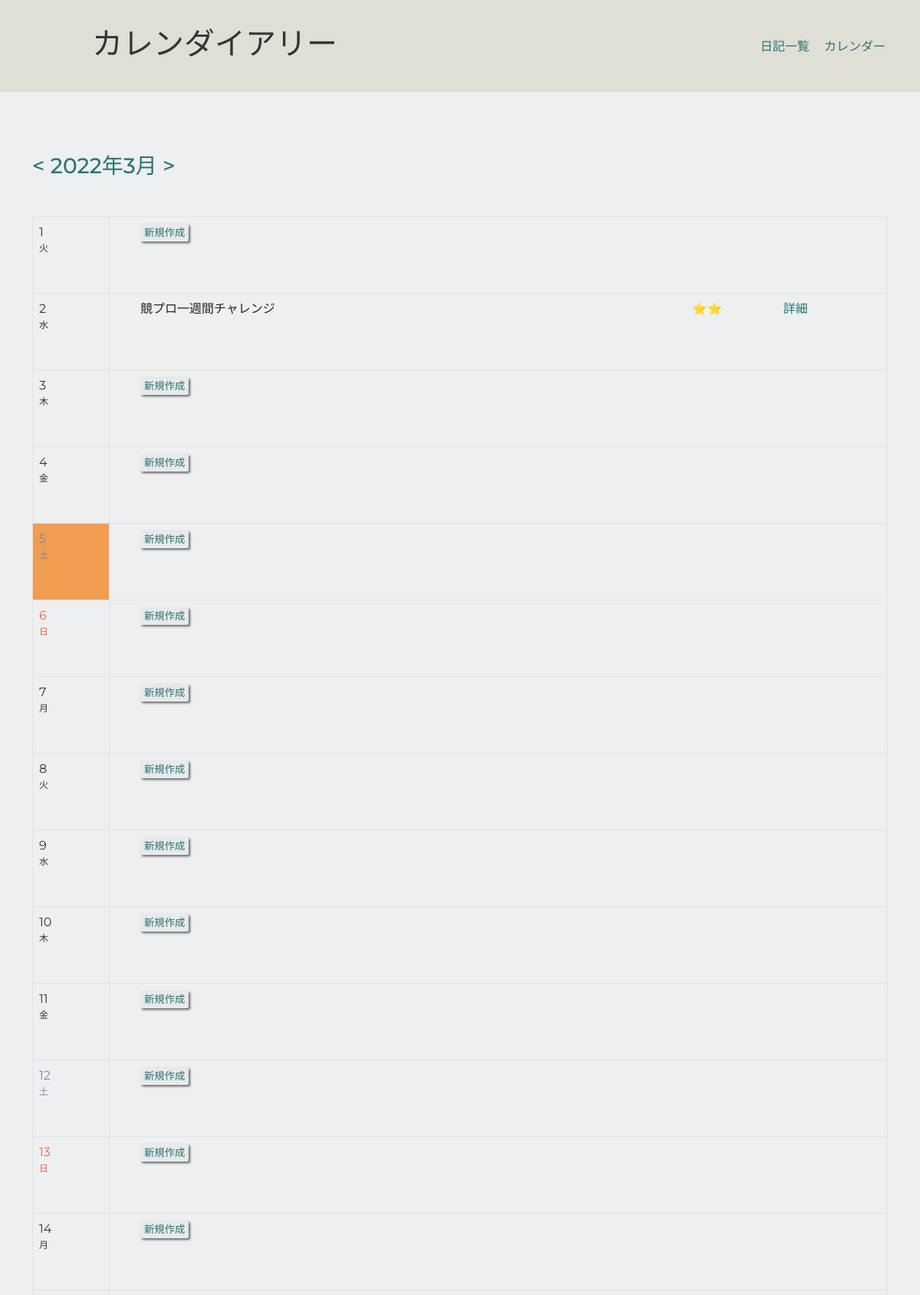
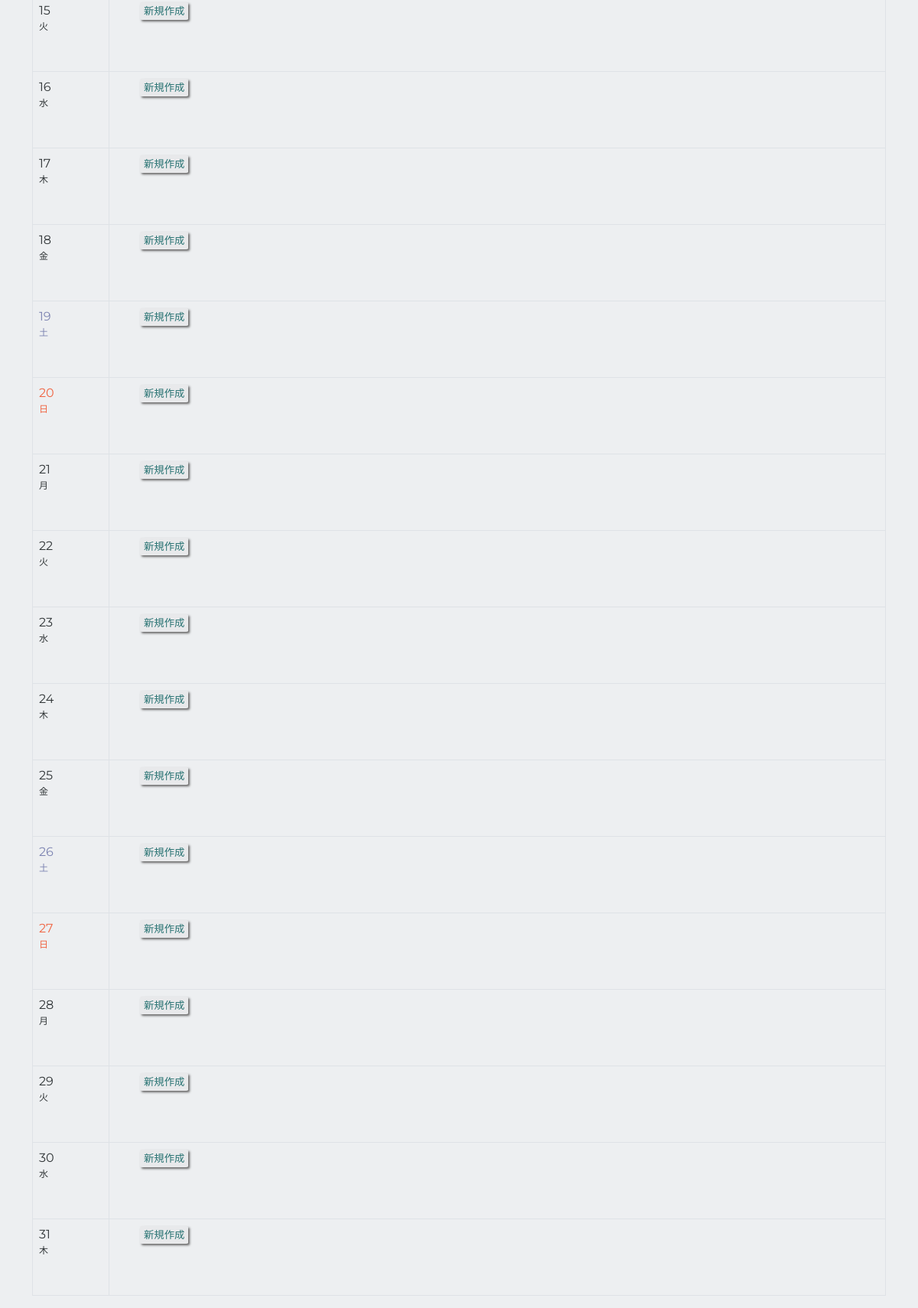
The page /verticalCal.php on the database its author committed (2 pictures, top to bottom).
### tables this page shows
CREATE TABLE `Diary` (
  `id` bigint(20) NOT NULL,
  `date` timestamp NOT NULL DEFAULT CURRENT_TIMESTAMP ON UPDATE CURRENT_TIMESTAMP,
  `title` varchar(191) NOT NULL,
  `review` int(3) NOT NULL,
  `content` text NOT NULL
);

### calendar.php (called while the page is built, shortened)
<?php
    Class Calendar{
        public function getMonthData($ym){
            $timestamp = strtotime($ym . '-01');
            $calendar_title = date('Y年n月', $timestamp);
            $prev = date('Y-m', mktime(0, 0, 0, date('m', $timestamp)-1, 1, date('Y', $timestamp)));
            $next = date('Y-m', mktime(0, 0, 0, date('m', $timestamp)+1, 1, date('Y', $timestamp)));
            $day_count = date('t', $timestamp);
            $youbi = date('w', mktime(0, 0, 0, date('m', $timestamp), 1, date('Y', $timestamp)));
            $month_data = [
                'calendarTitle' => $calendar_title,
                'prevMonth' => $prev,
                'nextMonth' => $next,
                'dayCount' => $day_count,
                '1stYoubi' => $youbi
            ];
            return $month_data;
        }
        public function Youbi($youbi){
            switch($youbi % 7){
            case 0:
                return "日";
                break;
            case 1:
                return "月";
                break;
            case 2:
                return "火";
                break;
            case 3:
                return "水";
                break;
            case 4:
                return "木";
                break;
            case 5:
                return "金";
                break;
            case 6:
                return "土";
                break;
            }
        }
    }
?>

### dbconnect.php (called while the page is built, shortened)
<?php
    Class Dbc{
        protected $table_name;
        public function dbConnect(){
            $host   = DB_HOST;
            $dbname = DB_NAME;
            $user   = DB_USER;
            $pass   = DB_PASS;
            $dsn    = "mysql:host=$host;dbname=$dbname;charset=utf8";
            try{
                $dbh = new PDO($dsn, $user, $pass, [
                    PDO::ATTR_ERRMODE => PDO::ERRMODE_EXCEPTION,
                ]);
            }catch(PDOException $e){
                echo '接続失敗'. $e->getMessage();
                exit();
            };
            return $dbh;
        }
        public function getById($id){
            $dbh = $this->dbConnect();
            $stmt = $dbh->prepare("SELECT * from $this->table_name Where id = :id");
            $stmt->bindValue(':id', (int)$id, PDO::PARAM_INT);
            $stmt->execute();
            $result = $stmt->fetch(PDO::FETCH_ASSOC);
            return $result;
        }
    }
?>

### diary.php (called while the page is built, shortened)
<?php
    require_once('dbconnect.php');
    Class Diary extends Dbc{
        public function starReview($number){
            if($number === '1'){
                return '⭐️';
            } elseif($number === '2'){
                return '⭐️⭐️';
            } elseif($number === '3'){
                return '⭐️⭐️⭐️';
            } else{
                return 'その他';
            }
        }
        public function escape($v){
            return htmlspecialchars($v, ENT_QUOTES, 'UTF-8');
        }
    }
?>

### verticalCal.php (the view, shortened to what this page needs)
<?php
    require_once('diary.php');
    require_once('calendar.php');
    $calendar = new Calendar();
    $diary = new Diary();
    $ym = $calendar->setYm();
    list('calendarTitle' => $calendar_title, 'prevMonth' => $prev, 'nextMonth' => $next, 'dayCount' => $day_count, '1stYoubi' => $youbi) = $calendar->getMonthData($ym);
    $today = date('Y-m-j');
?>
<!DOCTYPE html>
<html lang="en">
<head>
    <link href="https://cdn.jsdelivr.net/npm/bootstrap@5.1.3/dist/css/bootstrap.min.css" rel="stylesheet">
    <link rel="stylesheet" href="./style.css">
</head>
<body>
    <header>
        <nav class="navbar">
            <h1 class="headTitle">カレンダイアリー</h1>
            <ul class="link">
                <li><a href="/list.php">日記一覧</a></li>
                <li><a href="/index.php">カレンダー</a></li>
            </ul>
        </nav>
    </header>
    <div class="container">
    <h3 class="mb-5"><a href="?ym=<?php echo $prev; ?>">&lt;</a> <?php echo $calendar_title; ?> <a href="?ym=<?php echo $next; ?>">&gt;</a></h3>
        <table class="table table-bordered">
            <div class="varCal">
                <tr>
                    <?php for ($day = 1; $day <= $day_count; $day++, $youbi++): ?>
                        <?php
                            $date = $ym . '-' . $day;
                            $id = strtotime($date);
                        ?>
                        <td id="caldom" <?php if($date === $today) echo 'class="today"' ?>>
                            <div
                                <?php if($youbi % 7 === 0): ?>
                                    <?php echo 'class="sunday"' ?>
                                <?php elseif($youbi % 7 === 6): ?>
                                    <?php echo 'class="saturday"' ?>
                                <?php else: ?>
                                    <?php echo 'class="weekday"' ?>
                                <?php endif ?>
                            >
                                <?php echo $day." "?>
                                <div class="youbi"><?php echo $calendar->Youbi($youbi)?></div>
                            </div>
                        </td>
                        <td>
                            <?php $result = $diary->getById($id) ?>
                            <ul class="nikkidom">
                                <?php if(!$result): ?>
                                    <li class="no-nikki">
                                        <form action="/input.php" method="POST">
                                            <input type="submit" value="新規作成" class="button">
                                        </form>
                                    </li>
                                <?php else: ?>
                                    <li class="nikki-title"><?php echo $diary->escape($result['title']) ?></li>
                                    <li class="nikki-review"><?php echo $diary->starReview($result["review"]) ?></li>
                                    <li><a href="/detail.php?id=<?php echo $id ?>">詳細</a></li>
                                <?php endif ?>
                            </ul>
                        </td>
                        </tr><tr>
                    <?php endfor ?>
                </tr>
            </div>
        </table>
    </div>
</body>
</html>

### style.css (style rules this page uses)
body { background-color: #edeff1; }
.container { font-family: 'Montserrat', sans-serif; margin-top: 80px; }
a { text-decoration: none; color: #297373; }
.container td { height: 100px; }
.today { background: #F09D51 !important; }
th:nth-of-type(1), td:nth-of-type(1) { color: #F06543; }
.navbar { margin: 0px; height: 120px; width: 100vw; background-color: #E0DFD5; }
.navbar ul { list-style: none; text-align: right; margin: 0; padding: 10px 30px; }
.link li { display: inline; margin-right: 15px; }
.link li a { text-decoration: none; color: #297373; }
.headTitle { margin-left: 120px; padding: 20px 0; columns: #297373; }
.sunday { color: #F06543; }
.saturday { color: #7D84B2; }
.weekday { color: #313638; }
.youbi { font-size: 12px; }
#caldom { width: 100px; }
.nikkidom li { display: inline-block; margin-right: 15px; }
.nikki-title { width: 700px; }
.nikki-review { width: 100px; }
.mb-5 { color: #297373; }
h1 { color: #313638; }
.button { display : inline-block; border-radius : 5%; font-size : 10pt; text-align : center; cursor : pointer; padding : 3px 3px; background : #E8E9EB; color : #297373; line-height : 1em; transition : .3s; box-shadow : 2px 2px 3px #666666; border : 2px solid #E8E9EB; }

### rows shown on the page
diary: Youbi "水", title "競プロ一週間チャレンジ", review "⭐️⭐️"

### other values the page prints
$calendar_title "2022年3月"
$calendar->Youbi($youbi) "火"
$calendar->Youbi($youbi) "木"
$calendar->Youbi($youbi) "金"
$calendar->Youbi($youbi) "土"
$calendar->Youbi($youbi) "日"
$calendar->Youbi($youbi) "月"
$calendar->Youbi($youbi) "水"
